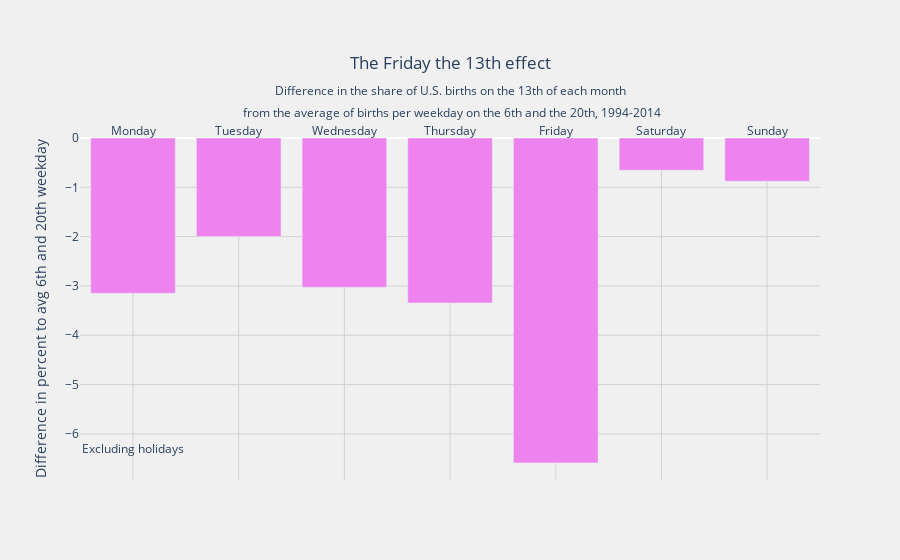

Here is the notebook cell this chart was saved with:
### Markdown cell above
Recreating the original plot, with only taking the births on the 6th and 20th into account. Looks fairly similar, but differs on Monday. This could be, because we did not exclude holidays in our visualization, as the authors just linked a list of holidays and used this arbitrary dates.

### Code cell
fig = px.bar(births_per_day_and_weekday[births_per_day_and_weekday["date_of_month"]==13], 
             x='weekday', 
             y='percentage_6_20_day_of_week', 
             title="The Friday the 13th effect<br> <sub>Difference in the share of U.S. births on the 13th of each month <br> from the average of births per weekday on the 6th and the 20th, 1994-2014</sub>",
                labels=dict(weekday=" ", percentage_6_20_day_of_week="Difference in percent to avg 6th and 20th weekday"),
             color_discrete_sequence=["violet"],)
fig.update_layout(title_x=0.5, paper_bgcolor='rgba(240,240,240,240)',
    plot_bgcolor='rgba(0,0,0,0)')
fig.update_xaxes(showgrid=True, side="top", title_standoff=100, gridcolor="#D2D2D2")
fig.update_yaxes(showgrid=True, gridcolor="#D2D2D2")
fig.add_annotation(x=0, y=-6.5,
            text="Excluding holidays",
            showarrow=False,
            yshift=10)
fig.show()

### Figure 1 — Plotly figure (JSON) as saved in the notebook; plotly's stock layout.template omitted (floating-point values rounded to 4 significant figures)
{"data": [{"alignmentgroup": "True", "hovertemplate": " =%{x}<br>Difference in percent to avg 6th and 20th weekday=%{y}<extra></extra>", "legendgroup": "", "marker": {"color": "violet", "pattern": {"shape": ""}}, "name": "", "offsetgroup": "", "orientation": "v", "showlegend": false, "textposition": "auto", "type": "bar", "x": ["Monday", "Tuesday", "Wednesday", "Thursday", "Friday", "Saturday", "Sunday"], "xaxis": "x", "y": [-3.149, -1.995, -3.026, -3.346, -6.588, -0.6536, -0.876], "yaxis": "y"}], "layout": {"annotations": [{"showarrow": false, "text": "Excluding holidays", "x": 0, "y": -6.5, "yshift": 10}], "barmode": "relative", "legend": {"tracegroupgap": 0}, "paper_bgcolor": "rgba(240,240,240,240)", "plot_bgcolor": "rgba(0,0,0,0)", "title": {"text": "The Friday the 13th effect<br> <sub>Difference in the share of U.S. births on the 13th of each month <br> from the average of births per weekday on the 6th and the 20th, 1994-2014</sub>", "x": 0.5}, "xaxis": {"anchor": "y", "domain": [0, 1], "gridcolor": "#D2D2D2", "showgrid": true, "side": "top", "title": {"standoff": 100, "text": " "}}, "yaxis": {"anchor": "x", "domain": [0, 1], "gridcolor": "#D2D2D2", "showgrid": true, "title": {"text": "Difference in percent to avg 6th and 20th weekday"}}}}
